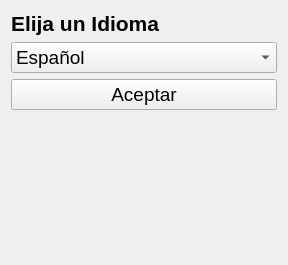
<?xml version="1.0" encoding="UTF-8"?>
<ui version="4.0">
 <class>Idiomas</class>
 <widget class="QWidget" name="Idiomas">
  <property name="geometry">
   <rect>
    <x>0</x>
    <y>0</y>
    <width>288</width>
    <height>265</height>
   </rect>
  </property>
  <property name="windowTitle">
   <string>Form</string>
  </property>
  <layout class="QVBoxLayout" name="verticalLayout_3">
   <item>
    <layout class="QVBoxLayout" name="verticalLayout_2">
     <item>
      <layout class="QVBoxLayout" name="verticalLayout">
       <item>
        <widget class="QLabel" name="label">
         <property name="font">
          <font>
           <pointsize>16</pointsize>
           <bold>true</bold>
          </font>
         </property>
         <property name="text">
          <string>Elija un Idioma</string>
         </property>
        </widget>
       </item>
       <item>
        <widget class="QComboBox" name="cbIdiomas">
         <property name="font">
          <font>
           <pointsize>14</pointsize>
          </font>
         </property>
         <item>
          <property name="text">
           <string>Español</string>
          </property>
         </item>
         <item>
          <property name="text">
           <string>Ingles</string>
          </property>
         </item>
        </widget>
       </item>
      </layout>
     </item>
     <item>
      <widget class="QPushButton" name="bttnAceptar">
       <property name="font">
        <font>
         <pointsize>14</pointsize>
        </font>
       </property>
       <property name="text">
        <string>Aceptar</string>
       </property>
      </widget>
     </item>
     <item>
      <spacer name="verticalSpacer">
       <property name="orientation">
        <enum>Qt::Vertical</enum>
       </property>
       <property name="sizeHint" stdset="0">
        <size>
         <width>20</width>
         <height>40</height>
        </size>
       </property>
      </spacer>
     </item>
    </layout>
   </item>
  </layout>
 </widget>
 <resources/>
 <connections/>
</ui>
